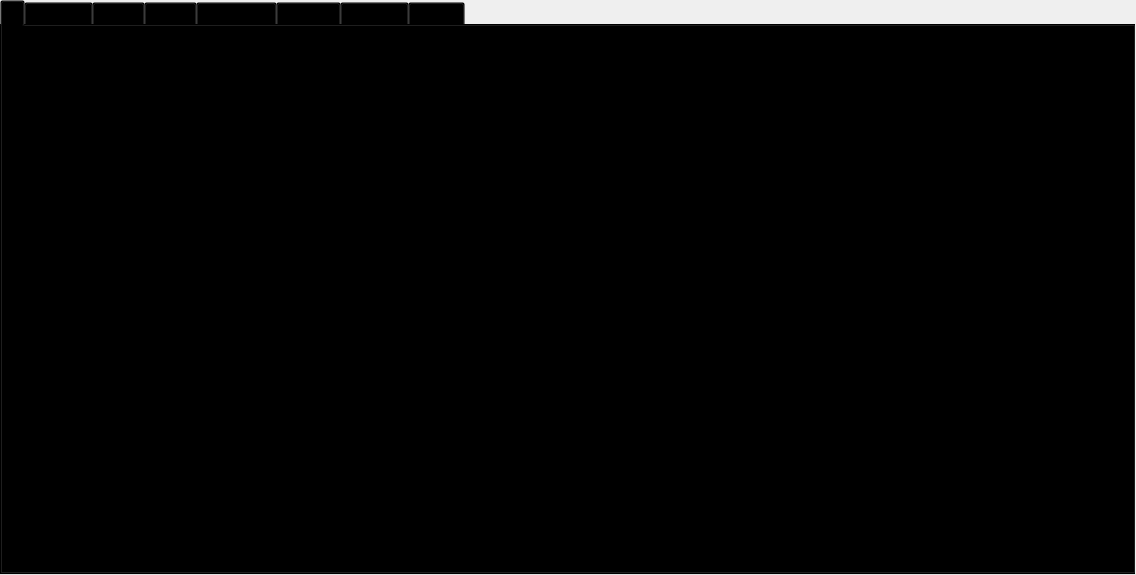
<?xml version="1.0" encoding="UTF-8"?>
<ui version="4.0">
 <class>MainWindow</class>
 <widget class="QMainWindow" name="MainWindow">
  <property name="geometry">
   <rect>
    <x>0</x>
    <y>0</y>
    <width>1136</width>
    <height>575</height>
   </rect>
  </property>
  <property name="palette">
   <palette>
    <active/>
    <inactive/>
    <disabled/>
   </palette>
  </property>
  <property name="windowTitle">
   <string>QuESt ProGRESS</string>
  </property>
  <property name="styleSheet">
   <string notr="true"/>
  </property>
  <widget class="QWidget" name="centralwidget">
   <property name="styleSheet">
    <string notr="true"/>
   </property>
   <layout class="QVBoxLayout" name="verticalLayout_5">
    <property name="spacing">
     <number>0</number>
    </property>
    <property name="leftMargin">
     <number>0</number>
    </property>
    <property name="topMargin">
     <number>0</number>
    </property>
    <property name="rightMargin">
     <number>0</number>
    </property>
    <property name="bottomMargin">
     <number>0</number>
    </property>
    <item>
     <widget class="QStackedWidget" name="stackedWidget">
      <property name="palette">
       <palette>
        <active>
         <colorrole role="Button">
          <brush brushstyle="SolidPattern">
           <color alpha="0">
            <red>0</red>
            <green>0</green>
            <blue>0</blue>
           </color>
          </brush>
         </colorrole>
         <colorrole role="Base">
          <brush brushstyle="SolidPattern">
           <color alpha="0">
            <red>0</red>
            <green>0</green>
            <blue>0</blue>
           </color>
          </brush>
         </colorrole>
         <colorrole role="Window">
          <brush brushstyle="SolidPattern">
           <color alpha="0">
            <red>0</red>
            <green>0</green>
            <blue>0</blue>
           </color>
          </brush>
         </colorrole>
        </active>
        <inactive>
         <colorrole role="Button">
          <brush brushstyle="SolidPattern">
           <color alpha="0">
            <red>0</red>
            <green>0</green>
            <blue>0</blue>
           </color>
          </brush>
         </colorrole>
         <colorrole role="Base">
          <brush brushstyle="SolidPattern">
           <color alpha="0">
            <red>0</red>
            <green>0</green>
            <blue>0</blue>
           </color>
          </brush>
         </colorrole>
         <colorrole role="Window">
          <brush brushstyle="SolidPattern">
           <color alpha="0">
            <red>0</red>
            <green>0</green>
            <blue>0</blue>
           </color>
          </brush>
         </colorrole>
        </inactive>
        <disabled>
         <colorrole role="Button">
          <brush brushstyle="SolidPattern">
           <color alpha="0">
            <red>0</red>
            <green>0</green>
            <blue>0</blue>
           </color>
          </brush>
         </colorrole>
         <colorrole role="Base">
          <brush brushstyle="SolidPattern">
           <color alpha="0">
            <red>0</red>
            <green>0</green>
            <blue>0</blue>
           </color>
          </brush>
         </colorrole>
         <colorrole role="Window">
          <brush brushstyle="SolidPattern">
           <color alpha="0">
            <red>0</red>
            <green>0</green>
            <blue>0</blue>
           </color>
          </brush>
         </colorrole>
        </disabled>
       </palette>
      </property>
      <property name="styleSheet">
       <string notr="true"/>
      </property>
      <property name="currentIndex">
       <number>1</number>
      </property>
      <widget class="QWidget" name="page">
       <property name="styleSheet">
        <string notr="true"/>
       </property>
      </widget>
      <widget class="QWidget" name="page_2">
       <property name="styleSheet">
        <string notr="true"/>
       </property>
       <layout class="QGridLayout" name="gridLayout_3">
        <property name="leftMargin">
         <number>0</number>
        </property>
        <property name="topMargin">
         <number>0</number>
        </property>
        <property name="rightMargin">
         <number>0</number>
        </property>
        <property name="bottomMargin">
         <number>0</number>
        </property>
        <item row="0" column="0">
         <widget class="QTabWidget" name="tabWidget">
          <property name="styleSheet">
           <string notr="true"/>
          </property>
          <property name="tabPosition">
           <enum>QTabWidget::TabPosition::North</enum>
          </property>
          <property name="currentIndex">
           <number>0</number>
          </property>
          <property name="iconSize">
           <size>
            <width>100</width>
            <height>32</height>
           </size>
          </property>
          <property name="elideMode">
           <enum>Qt::TextElideMode::ElideNone</enum>
          </property>
          <property name="movable">
           <bool>false</bool>
          </property>
          <property name="tabBarAutoHide">
           <bool>false</bool>
          </property>
          <widget class="QWidget" name="tab_7">
           <property name="styleSheet">
            <string notr="true"/>
           </property>
           <attribute name="icon">
            <iconset resource="../../resources.qrc">
             <normaloff>:/logos/Images/logos/progress_transparent_alt.png</normaloff>:/logos/Images/logos/progress_transparent_alt.png</iconset>
           </attribute>
           <attribute name="title">
            <string/>
           </attribute>
           <layout class="QVBoxLayout" name="verticalLayout_7">
            <property name="spacing">
             <number>0</number>
            </property>
            <property name="leftMargin">
             <number>0</number>
            </property>
            <property name="topMargin">
             <number>0</number>
            </property>
            <property name="rightMargin">
             <number>0</number>
            </property>
            <property name="bottomMargin">
             <number>20</number>
            </property>
           </layout>
          </widget>
          <widget class="QWidget" name="api_tab">
           <property name="styleSheet">
            <string notr="true"/>
           </property>
           <attribute name="title">
            <string>API Key</string>
           </attribute>
           <layout class="QVBoxLayout" name="verticalLayout_11">
            <property name="leftMargin">
             <number>0</number>
            </property>
            <property name="topMargin">
             <number>0</number>
            </property>
            <property name="rightMargin">
             <number>0</number>
            </property>
            <property name="bottomMargin">
             <number>0</number>
            </property>
           </layout>
          </widget>
          <widget class="QWidget" name="solar_tab">
           <property name="styleSheet">
            <string notr="true"/>
           </property>
           <attribute name="title">
            <string>Solar</string>
           </attribute>
           <layout class="QGridLayout" name="gridLayout_2">
            <property name="leftMargin">
             <number>0</number>
            </property>
            <property name="topMargin">
             <number>0</number>
            </property>
            <property name="rightMargin">
             <number>0</number>
            </property>
            <property name="bottomMargin">
             <number>0</number>
            </property>
            <item row="0" column="0">
             <layout class="QVBoxLayout" name="verticalLayout"/>
            </item>
           </layout>
          </widget>
          <widget class="QWidget" name="wind_tab">
           <property name="styleSheet">
            <string notr="true"/>
           </property>
           <attribute name="title">
            <string>Wind</string>
           </attribute>
           <layout class="QGridLayout" name="gridLayout_14">
            <property name="leftMargin">
             <number>0</number>
            </property>
            <property name="topMargin">
             <number>0</number>
            </property>
            <property name="rightMargin">
             <number>0</number>
            </property>
            <property name="bottomMargin">
             <number>0</number>
            </property>
            <item row="0" column="0">
             <layout class="QVBoxLayout" name="verticalLayout_2"/>
            </item>
           </layout>
          </widget>
          <widget class="QWidget" name="sim_tab">
           <property name="styleSheet">
            <string notr="true"/>
           </property>
           <attribute name="title">
            <string>Simulation</string>
           </attribute>
           <layout class="QVBoxLayout" name="verticalLayout_10">
            <property name="spacing">
             <number>0</number>
            </property>
            <property name="leftMargin">
             <number>0</number>
            </property>
            <property name="topMargin">
             <number>0</number>
            </property>
            <property name="rightMargin">
             <number>0</number>
            </property>
            <property name="bottomMargin">
             <number>0</number>
            </property>
           </layout>
          </widget>
          <widget class="QWidget" name="results_tab">
           <property name="styleSheet">
            <string notr="true"/>
           </property>
           <attribute name="title">
            <string>Results</string>
           </attribute>
           <layout class="QVBoxLayout" name="verticalLayout_3">
            <property name="leftMargin">
             <number>0</number>
            </property>
            <property name="topMargin">
             <number>0</number>
            </property>
            <property name="rightMargin">
             <number>0</number>
            </property>
            <property name="bottomMargin">
             <number>0</number>
            </property>
           </layout>
          </widget>
          <widget class="QWidget" name="tab">
           <attribute name="title">
            <string>Themes</string>
           </attribute>
           <layout class="QVBoxLayout" name="verticalLayout_4">
            <item>
             <widget class="QPushButton" name="light_button">
              <property name="text">
               <string>Light Theme</string>
              </property>
              <property name="checkable">
               <bool>true</bool>
              </property>
              <property name="checked">
               <bool>true</bool>
              </property>
              <property name="autoExclusive">
               <bool>true</bool>
              </property>
             </widget>
            </item>
            <item>
             <widget class="QPushButton" name="dark_button">
              <property name="text">
               <string>Dark Theme</string>
              </property>
              <property name="checkable">
               <bool>true</bool>
              </property>
              <property name="autoExclusive">
               <bool>true</bool>
              </property>
             </widget>
            </item>
           </layout>
          </widget>
          <widget class="QWidget" name="about_tab">
           <property name="styleSheet">
            <string notr="true"/>
           </property>
           <attribute name="title">
            <string>About</string>
           </attribute>
           <layout class="QVBoxLayout" name="verticalLayout_63">
            <property name="leftMargin">
             <number>0</number>
            </property>
            <property name="topMargin">
             <number>0</number>
            </property>
            <property name="rightMargin">
             <number>0</number>
            </property>
            <property name="bottomMargin">
             <number>0</number>
            </property>
           </layout>
          </widget>
         </widget>
        </item>
       </layout>
      </widget>
      <widget class="QWidget" name="widget">
       <property name="styleSheet">
        <string notr="true"/>
       </property>
       <layout class="QGridLayout" name="gridLayout_13">
        <property name="rightMargin">
         <number>7</number>
        </property>
       </layout>
      </widget>
     </widget>
    </item>
   </layout>
  </widget>
  <action name="actionInfo">
   <property name="text">
    <string>Documentation  </string>
   </property>
  </action>
  <action name="actionOptions">
   <property name="text">
    <string>Options</string>
   </property>
  </action>
  <action name="actionMore_Info">
   <property name="text">
    <string>More Info</string>
   </property>
  </action>
  <action name="actionContact">
   <property name="text">
    <string>Contact</string>
   </property>
  </action>
  <action name="actionFAQ">
   <property name="text">
    <string>FAQ</string>
   </property>
  </action>
  <action name="actionAnything">
   <property name="text">
    <string>Anything</string>
   </property>
  </action>
  <action name="actionHome_Page">
   <property name="text">
    <string>Home Page</string>
   </property>
  </action>
 </widget>
 <resources>
  <include location="../../resources.qrc"/>
 </resources>
 <connections/>
</ui>
